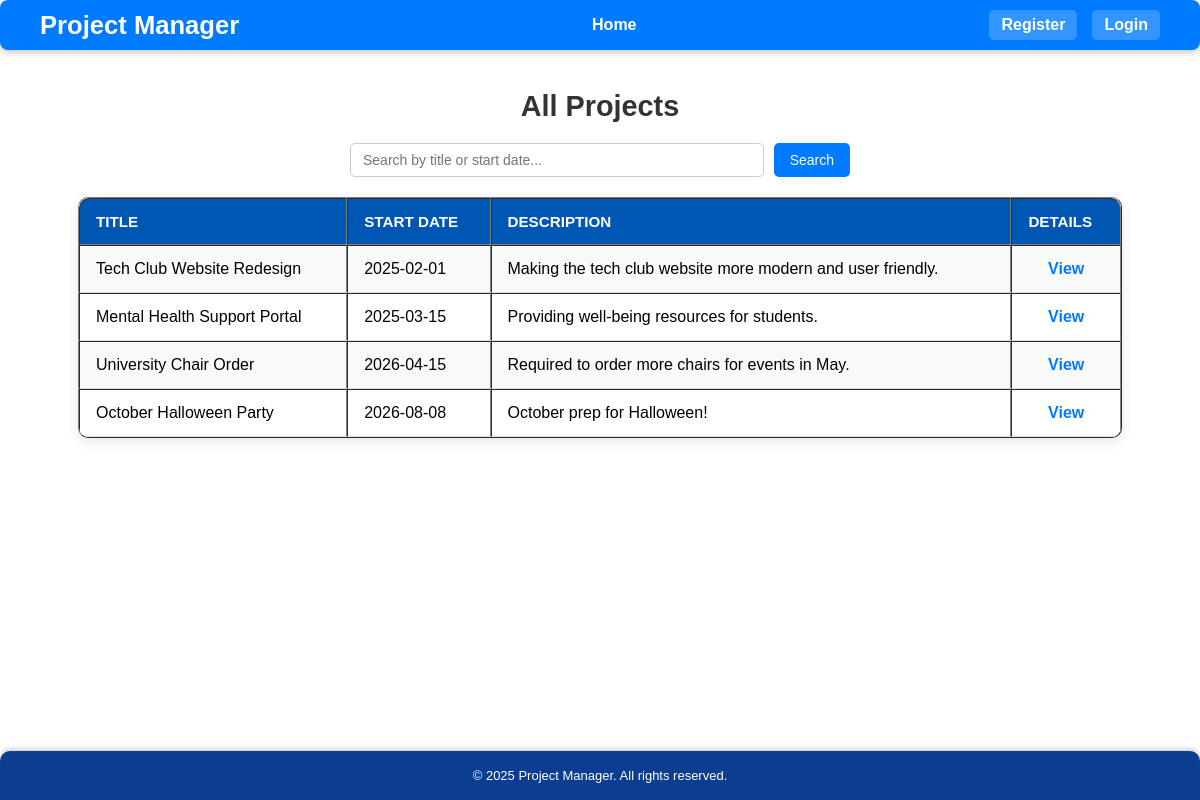
Page /projectmanager/index.php on the committed database.
### tables this page shows
CREATE TABLE `projects` (
  `pid` int(11) NOT NULL,
  `title` varchar(100) DEFAULT NULL,
  `start_date` date DEFAULT NULL,
  `end_date` date DEFAULT NULL,
  `short_description` varchar(255) DEFAULT NULL,
  `phase` enum('design','development','testing','deployment','complete') DEFAULT NULL,
  `uid` int(11) NOT NULL
);

### projectmanager/index.php (the view, shortened to what this page needs)
<?php
include 'config.php';
include 'includes/header.php';
$search = "";
$query = "SELECT projects.pid, projects.title, projects.start_date, projects.short_description FROM projects";
$stmt = $conn->prepare($query);
if ($search != "") {
    $stmt->execute(['search' => "%$search%"]);
} else {
    $stmt->execute();
}
$projects = $stmt->fetchAll(PDO::FETCH_ASSOC);
?>
<h2>All Projects</h2>
<form method="GET" action="index.php" class="search-form">
    <input type="text" name="search" placeholder="Search by title or start date..." value="<?php echo htmlspecialchars($search); ?>">
    <button type="submit">Search</button>
</form>
<?php if (count($projects) > 0): ?>
<table border="1" cellpadding="8">
    <tr>
        <th>Title</th>
        <th>Start Date</th>
        <th>Description</th>
        <th>Details</th>
    </tr>
    <?php foreach ($projects as $project): ?>
    <tr>
        <td><?php echo htmlspecialchars($project['title']); ?></td>
        <td><?php echo htmlspecialchars($project['start_date']); ?></td>
        <td><?php echo htmlspecialchars($project['short_description']); ?></td>
        <td><a href="project_view.php?pid=<?php echo $project['pid']; ?>">View</a></td>
    </tr>
    <?php endforeach; ?>
</table>
<?php else: ?>
    <p class="no-results">No projects found matching your search.</p>
<?php endif; ?>
<?php include 'includes/footer.php'; ?>

### projectmanager/includes/header.php (shortened to what this page needs)
<!DOCTYPE html>
<html lang="en">
<head>
    <link rel="stylesheet" href="/projectmanager/css/style.css">
</head>
<body>
<header>
    <h1>Project Manager</h1>
    <nav class="main-nav">
        <a href="/projectmanager/index.php">Home</a>
    </nav>
    <nav class="user-nav">
        <?php if (isset($_SESSION['uid'])): ?>
            <a href="/projectmanager/logout.php?csrf_token=<?= $_SESSION['csrf_token'] ?>">Logout (<?= htmlspecialchars($_SESSION['username']) ?>)</a>
        <?php else: ?>
            <a href="/projectmanager/register.php">Register</a>
            <a href="/projectmanager/login.php">Login</a>
        <?php endif; ?>
    </nav>
</header>
<main>

### projectmanager/includes/footer.php
</main>
<footer class="site-footer">
    <div class="footer-container">
        <p>&copy; <?= date('Y') ?> Project Manager. All rights reserved.</p>
    </div>
</footer>
</body>
</html>

### projectmanager/css/style.css (style rules this page uses)
header { display: flex; justify-content: space-between; align-items: center; padding: 10px 40px; background: #007BFF; color: #fff; border-radius: 8px; box-shadow: 0 3px 6px rgba(0,0,0,0.2); margin: 0px 0; width: calc(100% - 0px); box-sizing: border-box; }
header h1 { margin: 0; font-size: 1.6em; }
h2 { text-align: center; font-size: 1.8em; margin: 20px 0; color: #333; }
nav.main-nav { display: flex; justify-content: center; gap: 20px; flex: 1; }
nav.main-nav a { color: #fff; text-decoration: none; padding: 6px 12px; border-radius: 5px; font-weight: bold; transition: background 0.2s; }
nav.user-nav { display: flex; gap: 15px; }
nav.user-nav a { color: #fff; text-decoration: none; padding: 6px 12px; border-radius: 5px; background: rgba(255,255,255,0.2); font-weight: bold; transition: background 0.2s; }
table { width: 90%; margin: 20px auto; font-family: 'Arial', sans-serif; border-collapse: separate; border-spacing: 0; border-radius: 10px; overflow: hidden; box-shadow: 0 4px 12px rgba(0,0,0,0.1); background: #ffffff; }
table th, table td { padding: 14px 16px; text-align: left; }
table th { background: #0056b3; color: #ffffff; font-weight: 600; text-transform: uppercase; font-size: 0.95em; }
table th:first-child { border-top-left-radius: 10px; }
table th:last-child { border-top-right-radius: 10px; }
table tr:nth-child(even) { background: #f9f9f9; }
table td { border-bottom: 1px solid #ddd; }
table td:last-child { text-align: center; }
table a { color: #007BFF; font-weight: 600; text-decoration: none; }
form.search-form { width: 90%; max-width: 500px; margin: 0 auto 20px auto; display: flex; gap: 10px; justify-content: center; }
form.search-form input[type="text"] { flex: 1; padding: 8px 12px; border: 1px solid #ccc; border-radius: 5px; font-size: 14px; }
form.search-form button { padding: 8px 16px; font-size: 14px; background: #007BFF; color: #fff; border: none; border-radius: 5px; cursor: pointer; transition: background 0.2s; }
html, body { height: 100%; margin: 0; padding: 0; }
body { display: flex; flex-direction: column; font-family: Arial, sans-serif; }
main { flex: 1; padding: 20px; }
.site-footer { background: #0b3d91; color: #fff; width: 100%; border-radius: 10px 10px 0 0; box-shadow: 0 -2px 5px rgba(0,0,0,0.2); }
.site-footer .footer-container { max-width: 1200px; margin: 0 auto; text-align: center; padding: 4px 15px; font-size: 13px; box-sizing: border-box; }

### rows in the picture
projects: title "Tech Club Website Redesign", start_date "2025-02-01", short_description "Making the tech club website more modern and user friendly."
projects: title "Mental Health Support Portal", start_date "2025-03-15", short_description "Providing well-being resources for students."
projects: title "University Chair Order", start_date "2026-04-15", short_description "Required to order more chairs for events in May."
projects: title "October Halloween Party", start_date "2026-08-08", short_description "October prep for Halloween!"
